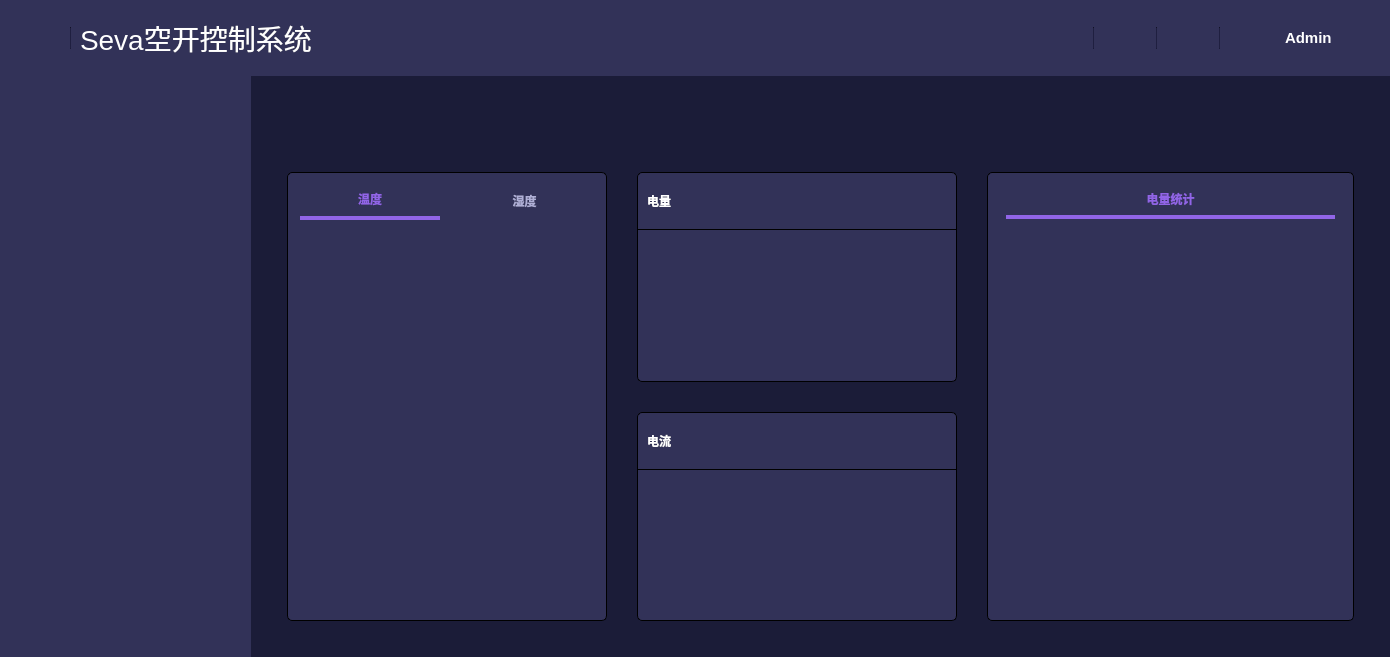
<?xml version="1.0" encoding="UTF-8"?>
<ui version="4.0">
 <class>MainWindow</class>
 <widget class="QMainWindow" name="MainWindow">
  <property name="geometry">
   <rect>
    <x>0</x>
    <y>0</y>
    <width>1390</width>
    <height>657</height>
   </rect>
  </property>
  <property name="minimumSize">
   <size>
    <width>0</width>
    <height>0</height>
   </size>
  </property>
  <property name="maximumSize">
   <size>
    <width>1920</width>
    <height>16777214</height>
   </size>
  </property>
  <property name="windowTitle">
   <string>MainWindow</string>
  </property>
  <widget class="QWidget" name="centralwidget">
   <property name="styleSheet">
    <string notr="true">QLabel, QPushButton{
	color: white;
}

QWidget#top_menu_frame{
	background-color: #323258;
}

Line{
	background-color: #1B1B38;
	max-height: 20px;
}

QLabel#user_name{
	font-size: 15px;
	font-weight: bold;
	color: #FFFFFF;
}

QLabel#system_name{
	color: #FFFFFF;
	font: &quot;Noto Sans&quot;;
	font-size: 28px;
}

QFrame#right_menu{
	background-color: #323258;
}

QFrame#left_main{
	background-color: #1B1C38;
}

QPushButton#hamburger_menu{
	background-image: url(:/icons/resources/icons/menu-outline.svg);
	background-repeat: no-repeat;
	background-position: center;
	border: none;
}

QPushButton#search_button{
	background-image: url(:/icons/resources/icons/search-outline.svg);
	background-repeat: no-repeat;
	background-position: center;
	border: none;
}

QPushButton#temperature_button, #humidity_button{
	font-weight:bold;
	border: none;
	color: #AFAFD6;
	min-height: 35px;
}

QPushButton#temperature_button::hover, #humidity_button::hover{
	color: #B18AFF;
	border-bottom: 4px solid #B18AFF;
}

QPushButton#temperature_button::checked, #humidity_button::checked{
	color: #9165E7;
	border-bottom: 4px solid #9165E7;
}

QFrame#frame_controls, #frame_consumption, #frame_traffic{
	background-color: #323258;
	border: 1px solid black;
	border-radius: 5px;
}

QPushButton#down_button, #up_button{
	border-radius: 25px;
	border: 1px solid #1B1B38;
}

QPushButton#down_button::pressed, #up_button::pressed{
	background-color: #B18AFF;
}

QPushButton#power_button{
	border-radius: 35px;
	border: 1px solid #1B1B38;
}

QPushButton#power_button::pressed{
	background-color: #B18AFF;
}



QFrame#circular_background{
	background-color: rgb(27, 28, 56);
	border-radius: 125px;
}

QFrame#circular_main{
	background-color: rgb(50, 50, 88);
	border-radius: 105px;
}

QFrame#frame_chart{
	background-color: #323258;
	border: 1px solid black;
	border-radius: 5px;
}

QPushButton#eletricity_button, #devices_button{
	font-weight:bold;
	border: none;
	color: #AFAFD6;
	min-height: 35px;
}

QPushButton#eletricity_button::hover, #devices_button::hover{
	color: #B18AFF;
	border-bottom: 4px solid #B18AFF;
}

QPushButton#eletricity_button::checked, #devices_button::checked{
	color: #9165E7;
	border-bottom: 4px solid #9165E7;
}

QFrame#main_frame_consumption, #main_frame_traffic{
	border-top: 1px solid rgb(0, 0, 0);
}

QLabel#label_consumption, #label_traffic{
	font-weight: bold;
}

QFrame#circular_cc_bg{
	background-color: rgb(27, 28, 56);
	border-radius: 60px;
}

QFrame#circular_cc_main{
	background-color: rgb(50, 50, 88);
	border-radius: 48px;
}
</string>
   </property>
   <layout class="QVBoxLayout" name="verticalLayout" stretch="0,0">
    <property name="spacing">
     <number>0</number>
    </property>
    <property name="leftMargin">
     <number>0</number>
    </property>
    <property name="topMargin">
     <number>0</number>
    </property>
    <property name="rightMargin">
     <number>0</number>
    </property>
    <property name="bottomMargin">
     <number>0</number>
    </property>
    <item>
     <widget class="QFrame" name="top_menu_frame">
      <property name="minimumSize">
       <size>
        <width>0</width>
        <height>76</height>
       </size>
      </property>
      <property name="maximumSize">
       <size>
        <width>16777215</width>
        <height>76</height>
       </size>
      </property>
      <property name="frameShape">
       <enum>QFrame::Shape::NoFrame</enum>
      </property>
      <property name="frameShadow">
       <enum>QFrame::Shadow::Sunken</enum>
      </property>
      <layout class="QHBoxLayout" name="horizontalLayout">
       <property name="spacing">
        <number>0</number>
       </property>
       <property name="leftMargin">
        <number>0</number>
       </property>
       <property name="topMargin">
        <number>0</number>
       </property>
       <property name="rightMargin">
        <number>0</number>
       </property>
       <property name="bottomMargin">
        <number>0</number>
       </property>
       <item>
        <widget class="QFrame" name="frame">
         <property name="maximumSize">
          <size>
           <width>70</width>
           <height>16777215</height>
          </size>
         </property>
         <property name="frameShape">
          <enum>QFrame::Shape::NoFrame</enum>
         </property>
         <property name="frameShadow">
          <enum>QFrame::Shadow::Raised</enum>
         </property>
         <layout class="QHBoxLayout" name="horizontalLayout_2">
          <item>
           <widget class="QPushButton" name="hamburger_menu">
            <property name="maximumSize">
             <size>
              <width>30</width>
              <height>30</height>
             </size>
            </property>
            <property name="text">
             <string/>
            </property>
           </widget>
          </item>
         </layout>
        </widget>
       </item>
       <item>
        <widget class="Line" name="line">
         <property name="maximumSize">
          <size>
           <width>1</width>
           <height>22</height>
          </size>
         </property>
         <property name="styleSheet">
          <string notr="true">background-color: #1B1B38;
max-height: 20px;</string>
         </property>
         <property name="orientation">
          <enum>Qt::Orientation::Vertical</enum>
         </property>
        </widget>
       </item>
       <item>
        <widget class="QFrame" name="frame_2">
         <property name="frameShape">
          <enum>QFrame::Shape::NoFrame</enum>
         </property>
         <property name="frameShadow">
          <enum>QFrame::Shadow::Raised</enum>
         </property>
         <layout class="QHBoxLayout" name="horizontalLayout_7">
          <item>
           <widget class="QLabel" name="system_name">
            <property name="text">
             <string>Seva空开控制系统</string>
            </property>
           </widget>
          </item>
         </layout>
        </widget>
       </item>
       <item>
        <widget class="QFrame" name="frame_5">
         <property name="maximumSize">
          <size>
           <width>62</width>
           <height>16777215</height>
          </size>
         </property>
         <property name="frameShape">
          <enum>QFrame::Shape::NoFrame</enum>
         </property>
         <property name="frameShadow">
          <enum>QFrame::Shadow::Raised</enum>
         </property>
         <layout class="QVBoxLayout" name="verticalLayout_2">
          <item>
           <widget class="QPushButton" name="search_button">
            <property name="maximumSize">
             <size>
              <width>30</width>
              <height>30</height>
             </size>
            </property>
            <property name="text">
             <string/>
            </property>
           </widget>
          </item>
         </layout>
        </widget>
       </item>
       <item>
        <widget class="Line" name="line_2">
         <property name="maximumSize">
          <size>
           <width>1</width>
           <height>22</height>
          </size>
         </property>
         <property name="styleSheet">
          <string notr="true">background-color: #1B1B38;
max-height: 20px;</string>
         </property>
         <property name="orientation">
          <enum>Qt::Orientation::Vertical</enum>
         </property>
        </widget>
       </item>
       <item>
        <widget class="QFrame" name="frame_6">
         <property name="maximumSize">
          <size>
           <width>62</width>
           <height>16777215</height>
          </size>
         </property>
         <property name="frameShape">
          <enum>QFrame::Shape::NoFrame</enum>
         </property>
         <property name="frameShadow">
          <enum>QFrame::Shadow::Raised</enum>
         </property>
         <layout class="QHBoxLayout" name="horizontalLayout_4">
          <item>
           <widget class="QLabel" name="email_icon">
            <property name="text">
             <string/>
            </property>
            <property name="pixmap">
             <pixmap resource="../resource.qrc">:/icons/resources/icons/email-outline.svg</pixmap>
            </property>
            <property name="alignment">
             <set>Qt::AlignmentFlag::AlignCenter</set>
            </property>
           </widget>
          </item>
         </layout>
        </widget>
       </item>
       <item>
        <widget class="Line" name="line_3">
         <property name="maximumSize">
          <size>
           <width>1</width>
           <height>22</height>
          </size>
         </property>
         <property name="styleSheet">
          <string notr="true">background-color: #1B1B38;
max-height: 20px;</string>
         </property>
         <property name="orientation">
          <enum>Qt::Orientation::Vertical</enum>
         </property>
        </widget>
       </item>
       <item>
        <widget class="QFrame" name="frame_7">
         <property name="maximumSize">
          <size>
           <width>62</width>
           <height>16777215</height>
          </size>
         </property>
         <property name="frameShape">
          <enum>QFrame::Shape::NoFrame</enum>
         </property>
         <property name="frameShadow">
          <enum>QFrame::Shadow::Raised</enum>
         </property>
         <layout class="QHBoxLayout" name="horizontalLayout_3">
          <item>
           <widget class="QLabel" name="notification_icon">
            <property name="text">
             <string/>
            </property>
            <property name="pixmap">
             <pixmap resource="../resource.qrc">:/icons/resources/icons/bell-outline.svg</pixmap>
            </property>
            <property name="alignment">
             <set>Qt::AlignmentFlag::AlignCenter</set>
            </property>
           </widget>
          </item>
         </layout>
        </widget>
       </item>
       <item>
        <widget class="Line" name="line_4">
         <property name="maximumSize">
          <size>
           <width>1</width>
           <height>22</height>
          </size>
         </property>
         <property name="styleSheet">
          <string notr="true">background-color: #1B1B38;
max-height: 20px;</string>
         </property>
         <property name="orientation">
          <enum>Qt::Orientation::Vertical</enum>
         </property>
        </widget>
       </item>
       <item>
        <widget class="QFrame" name="frame_8">
         <property name="maximumSize">
          <size>
           <width>170</width>
           <height>16777215</height>
          </size>
         </property>
         <property name="frameShape">
          <enum>QFrame::Shape::NoFrame</enum>
         </property>
         <property name="frameShadow">
          <enum>QFrame::Shadow::Raised</enum>
         </property>
         <layout class="QHBoxLayout" name="horizontalLayout_6">
          <item>
           <widget class="QLabel" name="user_pic">
            <property name="maximumSize">
             <size>
              <width>50</width>
              <height>50</height>
             </size>
            </property>
            <property name="text">
             <string/>
            </property>
            <property name="pixmap">
             <pixmap resource="../resource.qrc">:/icons/resources/icons/admin.svg</pixmap>
            </property>
            <property name="scaledContents">
             <bool>true</bool>
            </property>
           </widget>
          </item>
          <item>
           <widget class="QLabel" name="user_name">
            <property name="text">
             <string>Admin</string>
            </property>
           </widget>
          </item>
         </layout>
        </widget>
       </item>
      </layout>
     </widget>
    </item>
    <item>
     <widget class="QFrame" name="main_frame">
      <property name="frameShape">
       <enum>QFrame::Shape::NoFrame</enum>
      </property>
      <property name="frameShadow">
       <enum>QFrame::Shadow::Raised</enum>
      </property>
      <layout class="QHBoxLayout" name="horizontalLayout_8">
       <property name="spacing">
        <number>0</number>
       </property>
       <property name="leftMargin">
        <number>0</number>
       </property>
       <property name="topMargin">
        <number>0</number>
       </property>
       <property name="rightMargin">
        <number>0</number>
       </property>
       <property name="bottomMargin">
        <number>0</number>
       </property>
       <item>
        <widget class="QFrame" name="right_menu">
         <property name="minimumSize">
          <size>
           <width>251</width>
           <height>0</height>
          </size>
         </property>
         <property name="maximumSize">
          <size>
           <width>251</width>
           <height>16777215</height>
          </size>
         </property>
         <property name="styleSheet">
          <string notr="true"/>
         </property>
         <property name="frameShape">
          <enum>QFrame::Shape::NoFrame</enum>
         </property>
         <property name="frameShadow">
          <enum>QFrame::Shadow::Raised</enum>
         </property>
        </widget>
       </item>
       <item>
        <widget class="QFrame" name="left_main">
         <property name="frameShape">
          <enum>QFrame::Shape::NoFrame</enum>
         </property>
         <property name="frameShadow">
          <enum>QFrame::Shadow::Raised</enum>
         </property>
         <layout class="QVBoxLayout" name="verticalLayout_3">
          <property name="spacing">
           <number>30</number>
          </property>
          <property name="leftMargin">
           <number>36</number>
          </property>
          <property name="topMargin">
           <number>36</number>
          </property>
          <property name="rightMargin">
           <number>36</number>
          </property>
          <property name="bottomMargin">
           <number>36</number>
          </property>
          <item>
           <widget class="QFrame" name="top_main_frame">
            <property name="maximumSize">
             <size>
              <width>16777215</width>
              <height>96</height>
             </size>
            </property>
            <property name="frameShape">
             <enum>QFrame::Shape::NoFrame</enum>
            </property>
            <property name="frameShadow">
             <enum>QFrame::Shadow::Raised</enum>
            </property>
           </widget>
          </item>
          <item>
           <widget class="QFrame" name="middle_main_frame">
            <property name="maximumSize">
             <size>
              <width>16777215</width>
              <height>96</height>
             </size>
            </property>
            <property name="frameShape">
             <enum>QFrame::Shape::NoFrame</enum>
            </property>
            <property name="frameShadow">
             <enum>QFrame::Shadow::Raised</enum>
            </property>
           </widget>
          </item>
          <item>
           <widget class="QFrame" name="frame_9">
            <property name="frameShape">
             <enum>QFrame::Shape::NoFrame</enum>
            </property>
            <property name="frameShadow">
             <enum>QFrame::Shadow::Raised</enum>
            </property>
            <layout class="QHBoxLayout" name="horizontalLayout_5">
             <property name="spacing">
              <number>30</number>
             </property>
             <property name="leftMargin">
              <number>0</number>
             </property>
             <property name="topMargin">
              <number>0</number>
             </property>
             <property name="rightMargin">
              <number>0</number>
             </property>
             <property name="bottomMargin">
              <number>0</number>
             </property>
             <item>
              <widget class="QFrame" name="frame_controls">
               <property name="maximumSize">
                <size>
                 <width>320</width>
                 <height>16777215</height>
                </size>
               </property>
               <property name="frameShape">
                <enum>QFrame::Shape::NoFrame</enum>
               </property>
               <property name="frameShadow">
                <enum>QFrame::Shadow::Raised</enum>
               </property>
               <layout class="QVBoxLayout" name="verticalLayout_4" stretch="0,0">
                <property name="spacing">
                 <number>0</number>
                </property>
                <property name="leftMargin">
                 <number>12</number>
                </property>
                <property name="topMargin">
                 <number>0</number>
                </property>
                <property name="rightMargin">
                 <number>12</number>
                </property>
                <property name="bottomMargin">
                 <number>12</number>
                </property>
                <item>
                 <widget class="QFrame" name="frame_10">
                  <property name="minimumSize">
                   <size>
                    <width>0</width>
                    <height>55</height>
                   </size>
                  </property>
                  <property name="maximumSize">
                   <size>
                    <width>16777215</width>
                    <height>55</height>
                   </size>
                  </property>
                  <property name="frameShape">
                   <enum>QFrame::Shape::NoFrame</enum>
                  </property>
                  <property name="frameShadow">
                   <enum>QFrame::Shadow::Raised</enum>
                  </property>
                  <layout class="QHBoxLayout" name="horizontalLayout_10">
                   <property name="spacing">
                    <number>15</number>
                   </property>
                   <property name="leftMargin">
                    <number>0</number>
                   </property>
                   <property name="topMargin">
                    <number>0</number>
                   </property>
                   <property name="rightMargin">
                    <number>0</number>
                   </property>
                   <property name="bottomMargin">
                    <number>0</number>
                   </property>
                   <item>
                    <widget class="QPushButton" name="temperature_button">
                     <property name="text">
                      <string>温度</string>
                     </property>
                     <property name="checkable">
                      <bool>true</bool>
                     </property>
                     <property name="checked">
                      <bool>true</bool>
                     </property>
                    </widget>
                   </item>
                   <item>
                    <widget class="QPushButton" name="humidity_button">
                     <property name="text">
                      <string>湿度</string>
                     </property>
                     <property name="checkable">
                      <bool>true</bool>
                     </property>
                    </widget>
                   </item>
                  </layout>
                 </widget>
                </item>
                <item>
                 <widget class="QStackedWidget" name="stackedWidget">
                  <property name="currentIndex">
                   <number>1</number>
                  </property>
                  <widget class="QWidget" name="temperature"/>
                  <widget class="QWidget" name="humidity"/>
                 </widget>
                </item>
               </layout>
              </widget>
             </item>
             <item>
              <widget class="QFrame" name="frame_middle">
               <property name="minimumSize">
                <size>
                 <width>320</width>
                 <height>0</height>
                </size>
               </property>
               <property name="maximumSize">
                <size>
                 <width>320</width>
                 <height>16777215</height>
                </size>
               </property>
               <property name="frameShape">
                <enum>QFrame::Shape::NoFrame</enum>
               </property>
               <property name="frameShadow">
                <enum>QFrame::Shadow::Raised</enum>
               </property>
               <layout class="QVBoxLayout" name="verticalLayout_8">
                <property name="spacing">
                 <number>30</number>
                </property>
                <property name="leftMargin">
                 <number>0</number>
                </property>
                <property name="topMargin">
                 <number>0</number>
                </property>
                <property name="rightMargin">
                 <number>0</number>
                </property>
                <property name="bottomMargin">
                 <number>0</number>
                </property>
                <item>
                 <widget class="QFrame" name="frame_consumption">
                  <property name="minimumSize">
                   <size>
                    <width>0</width>
                    <height>0</height>
                   </size>
                  </property>
                  <property name="maximumSize">
                   <size>
                    <width>16777215</width>
                    <height>16777215</height>
                   </size>
                  </property>
                  <property name="frameShape">
                   <enum>QFrame::Shape::NoFrame</enum>
                  </property>
                  <property name="frameShadow">
                   <enum>QFrame::Shadow::Raised</enum>
                  </property>
                  <layout class="QVBoxLayout" name="verticalLayout_9">
                   <property name="spacing">
                    <number>0</number>
                   </property>
                   <property name="leftMargin">
                    <number>0</number>
                   </property>
                   <property name="topMargin">
                    <number>0</number>
                   </property>
                   <property name="rightMargin">
                    <number>0</number>
                   </property>
                   <property name="bottomMargin">
                    <number>0</number>
                   </property>
                   <item>
                    <widget class="QFrame" name="top_frame_consumption">
                     <property name="minimumSize">
                      <size>
                       <width>0</width>
                       <height>56</height>
                      </size>
                     </property>
                     <property name="maximumSize">
                      <size>
                       <width>16777215</width>
                       <height>56</height>
                      </size>
                     </property>
                     <property name="frameShape">
                      <enum>QFrame::Shape::NoFrame</enum>
                     </property>
                     <property name="frameShadow">
                      <enum>QFrame::Shadow::Raised</enum>
                     </property>
                     <layout class="QHBoxLayout" name="horizontalLayout_19">
                      <item>
                       <widget class="QLabel" name="label_consumption">
                        <property name="text">
                         <string>电量</string>
                        </property>
                       </widget>
                      </item>
                     </layout>
                    </widget>
                   </item>
                   <item>
                    <widget class="QFrame" name="main_frame_consumption">
                     <property name="frameShape">
                      <enum>QFrame::Shape::NoFrame</enum>
                     </property>
                     <property name="frameShadow">
                      <enum>QFrame::Shadow::Raised</enum>
                     </property>
                    </widget>
                   </item>
                  </layout>
                 </widget>
                </item>
                <item>
                 <widget class="QFrame" name="frame_traffic">
                  <property name="minimumSize">
                   <size>
                    <width>0</width>
                    <height>50</height>
                   </size>
                  </property>
                  <property name="frameShape">
                   <enum>QFrame::Shape::NoFrame</enum>
                  </property>
                  <property name="frameShadow">
                   <enum>QFrame::Shadow::Raised</enum>
                  </property>
                  <layout class="QVBoxLayout" name="verticalLayout_12">
                   <property name="spacing">
                    <number>0</number>
                   </property>
                   <property name="leftMargin">
                    <number>0</number>
                   </property>
                   <property name="topMargin">
                    <number>0</number>
                   </property>
                   <property name="rightMargin">
                    <number>0</number>
                   </property>
                   <property name="bottomMargin">
                    <number>0</number>
                   </property>
                   <item>
                    <widget class="QFrame" name="top_frame_traffic">
                     <property name="minimumSize">
                      <size>
                       <width>0</width>
                       <height>56</height>
                      </size>
                     </property>
                     <property name="maximumSize">
                      <size>
                       <width>16777215</width>
                       <height>56</height>
                      </size>
                     </property>
                     <property name="frameShape">
                      <enum>QFrame::Shape::NoFrame</enum>
                     </property>
                     <property name="frameShadow">
                      <enum>QFrame::Shadow::Raised</enum>
                     </property>
                     <layout class="QHBoxLayout" name="horizontalLayout_24">
                      <item>
                       <widget class="QLabel" name="label_traffic">
                        <property name="text">
                         <string>电流</string>
                        </property>
                       </widget>
                      </item>
                     </layout>
                    </widget>
                   </item>
                   <item>
                    <widget class="QFrame" name="main_frame_traffic">
                     <property name="frameShape">
                      <enum>QFrame::Shape::NoFrame</enum>
                     </property>
                     <property name="frameShadow">
                      <enum>QFrame::Shadow::Raised</enum>
                     </property>
                     <layout class="QHBoxLayout" name="horizontalLayout_25">
                      <property name="spacing">
                       <number>0</number>
                      </property>
                      <property name="leftMargin">
                       <number>0</number>
                      </property>
                      <property name="topMargin">
                       <number>0</number>
                      </property>
                      <property name="rightMargin">
                       <number>0</number>
                      </property>
                      <property name="bottomMargin">
                       <number>0</number>
                      </property>
                      <item>
                       <widget class="QLabel" name="traffic_chart">
                        <property name="text">
                         <string/>
                        </property>
                        <property name="scaledContents">
                         <bool>true</bool>
                        </property>
                       </widget>
                      </item>
                     </layout>
                    </widget>
                   </item>
                  </layout>
                 </widget>
                </item>
               </layout>
              </widget>
             </item>
             <item>
              <widget class="QFrame" name="frame_chart">
               <property name="frameShape">
                <enum>QFrame::Shape::NoFrame</enum>
               </property>
               <property name="frameShadow">
                <enum>QFrame::Shadow::Raised</enum>
               </property>
               <layout class="QVBoxLayout" name="verticalLayout_6">
                <property name="spacing">
                 <number>0</number>
                </property>
                <property name="topMargin">
                 <number>0</number>
                </property>
                <item>
                 <widget class="QFrame" name="frame_11">
                  <property name="minimumSize">
                   <size>
                    <width>0</width>
                    <height>55</height>
                   </size>
                  </property>
                  <property name="maximumSize">
                   <size>
                    <width>16777215</width>
                    <height>55</height>
                   </size>
                  </property>
                  <property name="frameShape">
                   <enum>QFrame::Shape::NoFrame</enum>
                  </property>
                  <property name="frameShadow">
                   <enum>QFrame::Shadow::Raised</enum>
                  </property>
                  <layout class="QHBoxLayout" name="horizontalLayout_16">
                   <item>
                    <widget class="QPushButton" name="eletricity_button">
                     <property name="text">
                      <string>电量统计</string>
                     </property>
                     <property name="checkable">
                      <bool>true</bool>
                     </property>
                     <property name="checked">
                      <bool>true</bool>
                     </property>
                    </widget>
                   </item>
                  </layout>
                 </widget>
                </item>
                <item>
                 <widget class="QFrame" name="frame_chart_main">
                  <property name="frameShape">
                   <enum>QFrame::Shape::NoFrame</enum>
                  </property>
                  <property name="frameShadow">
                   <enum>QFrame::Shadow::Raised</enum>
                  </property>
                  <layout class="QHBoxLayout" name="horizontalLayout_26">
                   <property name="spacing">
                    <number>0</number>
                   </property>
                   <property name="leftMargin">
                    <number>0</number>
                   </property>
                   <property name="topMargin">
                    <number>0</number>
                   </property>
                   <property name="rightMargin">
                    <number>0</number>
                   </property>
                   <property name="bottomMargin">
                    <number>0</number>
                   </property>
                   <item>
                    <widget class="QLabel" name="eletricy_consumption_chart">
                     <property name="maximumSize">
                      <size>
                       <width>650</width>
                       <height>400</height>
                      </size>
                     </property>
                     <property name="text">
                      <string/>
                     </property>
                     <property name="scaledContents">
                      <bool>true</bool>
                     </property>
                    </widget>
                   </item>
                  </layout>
                 </widget>
                </item>
               </layout>
              </widget>
             </item>
            </layout>
           </widget>
          </item>
         </layout>
        </widget>
       </item>
      </layout>
     </widget>
    </item>
   </layout>
   <zorder>main_frame</zorder>
   <zorder>top_menu_frame</zorder>
  </widget>
 </widget>
 <resources>
  <include location="../resource.qrc"/>
 </resources>
 <connections/>
</ui>
